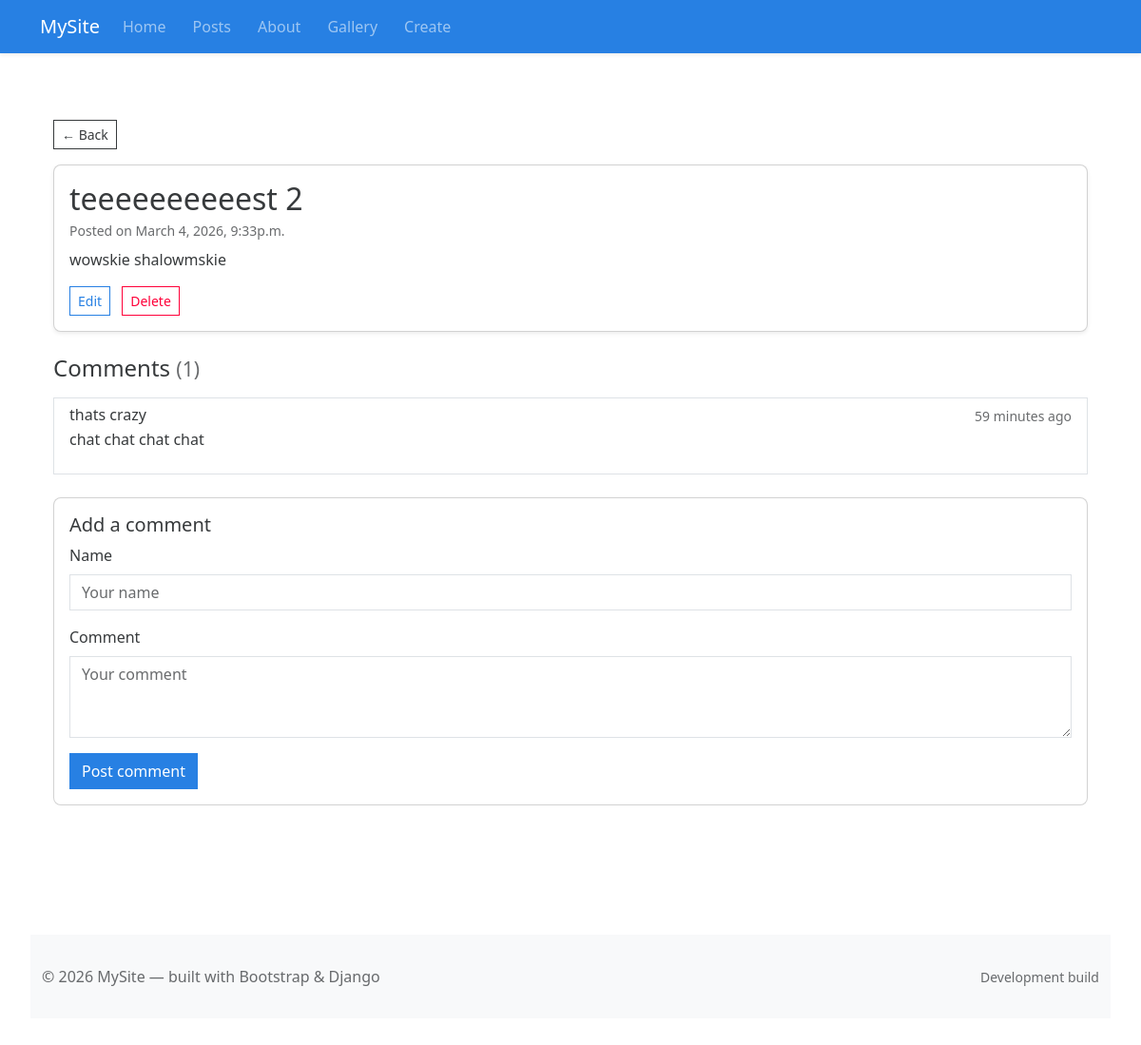
The app's page /posts/17/view/ with its own data.
### pages/models.py (models this page shows, shortened)
class Post(models.Model):
    title = models.CharField(max_length=100, validators=[MinLengthValidator(3)])
    body = models.TextField(validators=[MinLengthValidator(10)])
    created_at = models.DateTimeField(auto_now_add=True)
    class Meta:
        ordering = ['-created_at']
        constraints = [
            models.UniqueConstraint(fields=['title'], name='unique_post_title')
        ]

class Comment(models.Model):
    post = models.ForeignKey(Post, on_delete=models.CASCADE, related_name='comments')
    author = models.CharField(max_length=100)
    text = models.TextField()
    created_at = models.DateTimeField(auto_now_add=True)

### pages/views.py (the view)
# urls.py: path('posts/<int:pk>/view/', views.post_view, name='post_view'),
def post_view(request, pk):
    post = Post.objects.get(pk=pk)
    post = get_object_or_404(Post, pk=pk)
    if request.method == 'POST':
        form = CommentForm(request.POST)
        if form.is_valid():
            comment = form.save(commit=False)
            comment.post = post
            comment.save()
            messages.success(request, "Your comment was added.")
            return redirect('post_view', pk=post.pk)
        else:
            messages.error(request, "Please fix the comment errors below.")
    else:
        form = CommentForm()
    return render(request, 'post_view.html', {'post': post, 'comment_form': form})

### pages/forms.py
class CommentForm(forms.ModelForm):
    class Meta:
        model = Comment
        fields = ['author', 'text']
        widgets = {
            'author': forms.TextInput(attrs={'placeholder': 'Your name'}),
            'text': forms.TextInput(attrs={'placeholder': 'Your comment', 'rows': 3}),
        }

### pages/templates/post_view.html (shortened to what this page needs)
{% extends 'base.html' %}
{% load static %}
{% block content %}
<div class="container py-4">
  <div class="mb-3">
    <a class="btn btn-sm btn-outline-secondary" href="/" aria-label="Back to list">&larr; Back</a>
  </div>
  <div class="card mb-4 shadow-sm">
    <div class="card-body">
      <h2 class="card-title mb-1">{{ post.title }}</h2>
      <p class="text-muted small mb-2">Posted on {{ post.created_at|date:"F j, Y, g:ia" }}</p>
      <div class="card-text mb-3">{{ post.body|linebreaks }}</div>
      <div>
        <a class="btn btn-outline-primary btn-sm me-2" href="{% url 'post_update' post.pk %}">Edit</a>
        <a class="btn btn-outline-danger btn-sm" href="{% url 'post_delete' post.pk %}">Delete</a>
      </div>
    </div>
  </div>
  <div class="mb-4">
    <h4 class="mb-3">Comments <small class="text-muted">({{ post.comments.count }})</small></h4>
    {% if post.comments.exists %}
      <ul class="list-group mb-3">
        {% for comment in post.comments.all %}
          <li class="list-group-item">
            <div class="d-flex w-100 justify-content-between">
              <h6 class="mb-1">{{ comment.author|default:"Anonymous" }}</h6>
              <small class="text-muted">{{ comment.created_at|timesince }} ago</small>
            </div>
            <p class="mb-0">{{ comment.text|linebreaks }}</p>
          </li>
        {% endfor %}
      </ul>
    {% else %}
      <div class="alert alert-light">No comments yet — be the first to add one.</div>
    {% endif %}
  </div>
  <div class="card mb-5">
    <div class="card-body">
      <h5 class="card-title">Add a comment</h5>
      <form method="post" action="{% url 'post_view' post.pk %}" novalidate>
        <div class="mb-3">
          <label for="{{ comment_form.author.id_for_label }}" class="form-label">Name</label>
          <input
            id="{{ comment_form.author.id_for_label }}"
            name="{{ comment_form.author.html_name }}"
            type="text"
            value="{{ comment_form.author.value|default_if_none:'' }}"
            class="form-control {% if comment_form.author.errors %}is-invalid{% endif %}"
            placeholder="{{ comment_form.author.field.widget.attrs.placeholder|default:'Your name' }}"
            maxlength="{{ comment_form.author.field.max_length|default_if_none:'' }}"
          >
        </div>
        <div class="mb-3">
          <label for="{{ comment_form.text.id_for_label }}" class="form-label">Comment</label>
          <textarea
            id="{{ comment_form.text.id_for_label }}"
            name="{{ comment_form.text.html_name }}"
            rows="{{ comment_form.text.field.widget.attrs.rows|default:3 }}"
            class="form-control {% if comment_form.text.errors %}is-invalid{% endif %}"
            placeholder="{{ comment_form.text.field.widget.attrs.placeholder|default:'Your comment' }}"
          >{{ comment_form.text.value|default_if_none:'' }}</textarea>
        </div>
        <div>
          <button class="btn btn-primary" type="submit">Post comment</button>
        </div>
      </form>
    </div>
  </div>
</div>
{% endblock %}

### pages/static/css/style.css (style rules this page uses)
body { font-family: system-ui, Arial, sans-serif; margin: 2rem; }
.container .card { border-radius: 0.5rem; }

### pages/templates/base.html (style rules this page uses)
body { padding-top: 70px; }

### records on screen
Post: title "teeeeeeeeeest 2", created_at "March 4, 2026, 9:33p.m.", body "wowskie shalowmskie", comments.count "1"
Comment: author "thats crazy", created_at "59 minutes", text "chat chat chat chat"
